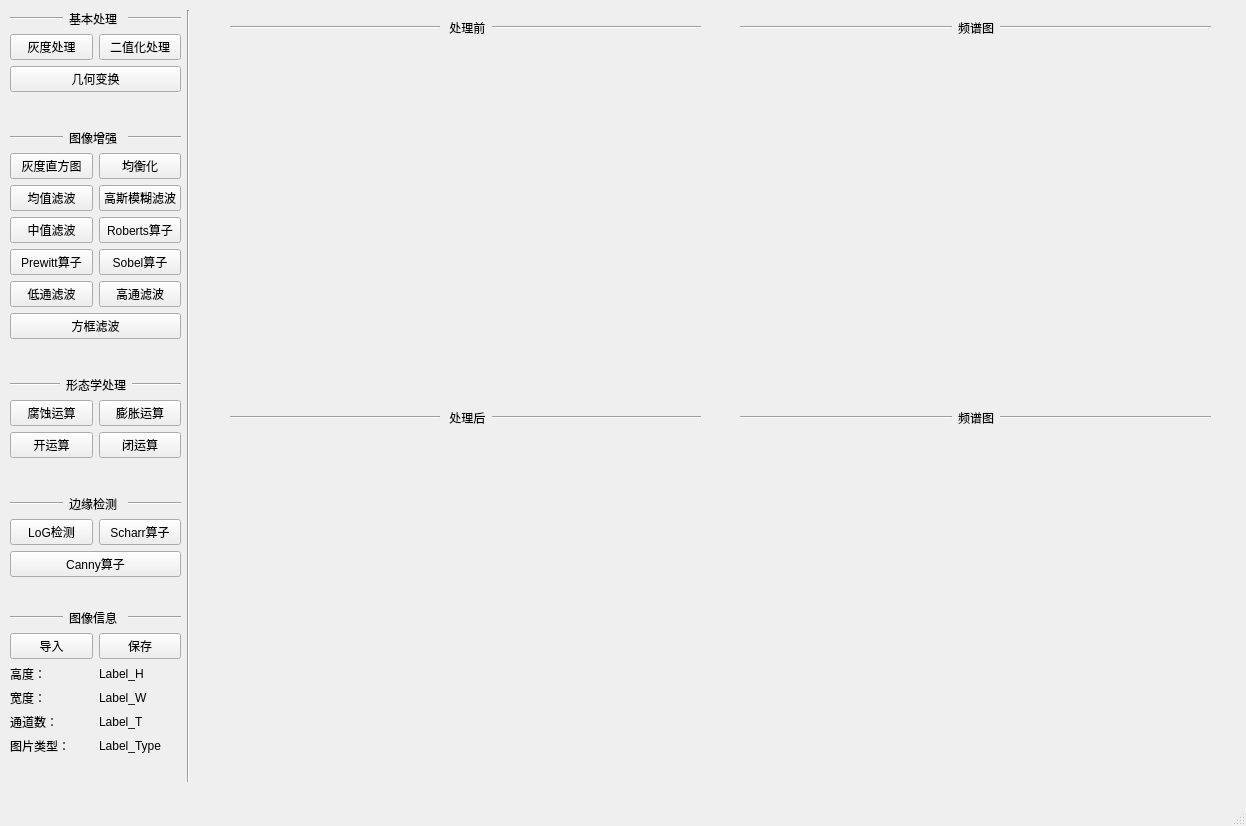
<?xml version="1.0" encoding="UTF-8"?>
<ui version="4.0">
 <class>MainWindow</class>
 <widget class="QMainWindow" name="MainWindow">
  <property name="geometry">
   <rect>
    <x>0</x>
    <y>0</y>
    <width>1246</width>
    <height>826</height>
   </rect>
  </property>
  <property name="windowTitle">
   <string>MainWindow</string>
  </property>
  <property name="windowIcon">
   <iconset>
    <normaloff>pic/icon.jpg</normaloff>pic/icon.jpg</iconset>
  </property>
  <widget class="QWidget" name="centralwidget">
   <widget class="QSplitter" name="splitter">
    <property name="geometry">
     <rect>
      <x>10</x>
      <y>10</y>
      <width>180</width>
      <height>772</height>
     </rect>
    </property>
    <property name="orientation">
     <enum>Qt::Horizontal</enum>
    </property>
    <widget class="QWidget" name="layoutWidget">
     <layout class="QHBoxLayout" name="horizontalLayout_14">
      <item>
       <layout class="QVBoxLayout" name="verticalLayout_3">
        <item>
         <layout class="QHBoxLayout" name="horizontalLayout_5">
          <item>
           <layout class="QVBoxLayout" name="verticalLayout">
            <item>
             <layout class="QHBoxLayout" name="horizontalLayout">
              <item>
               <widget class="Line" name="line">
                <property name="orientation">
                 <enum>Qt::Horizontal</enum>
                </property>
               </widget>
              </item>
              <item>
               <widget class="QLabel" name="label">
                <property name="text">
                 <string>基本处理</string>
                </property>
               </widget>
              </item>
              <item>
               <widget class="Line" name="line_2">
                <property name="orientation">
                 <enum>Qt::Horizontal</enum>
                </property>
               </widget>
              </item>
             </layout>
            </item>
            <item>
             <layout class="QGridLayout" name="gridLayout_3">
              <item row="0" column="1">
               <widget class="QPushButton" name="BinarizationBtn">
                <property name="text">
                 <string>二值化处理</string>
                </property>
               </widget>
              </item>
              <item row="1" column="0" colspan="2">
               <widget class="QPushButton" name="geometryBtn">
                <property name="text">
                 <string>几何变换</string>
                </property>
               </widget>
              </item>
              <item row="0" column="0">
               <widget class="QPushButton" name="GrayscaleBtn">
                <property name="text">
                 <string>灰度处理</string>
                </property>
               </widget>
              </item>
             </layout>
            </item>
            <item>
             <spacer name="verticalSpacer_2">
              <property name="orientation">
               <enum>Qt::Vertical</enum>
              </property>
              <property name="sizeHint" stdset="0">
               <size>
                <width>20</width>
                <height>40</height>
               </size>
              </property>
             </spacer>
            </item>
            <item>
             <layout class="QHBoxLayout" name="horizontalLayout_2">
              <item>
               <widget class="Line" name="line_3">
                <property name="orientation">
                 <enum>Qt::Horizontal</enum>
                </property>
               </widget>
              </item>
              <item>
               <widget class="QLabel" name="label_2">
                <property name="text">
                 <string>图像增强</string>
                </property>
               </widget>
              </item>
              <item>
               <widget class="Line" name="line_4">
                <property name="orientation">
                 <enum>Qt::Horizontal</enum>
                </property>
               </widget>
              </item>
             </layout>
            </item>
            <item>
             <layout class="QGridLayout" name="gridLayout">
              <item row="3" column="1">
               <widget class="QPushButton" name="SobelBtn">
                <property name="text">
                 <string>Sobel算子</string>
                </property>
               </widget>
              </item>
              <item row="4" column="0">
               <widget class="QPushButton" name="LowpassBtn">
                <property name="text">
                 <string>低通滤波</string>
                </property>
               </widget>
              </item>
              <item row="2" column="1">
               <widget class="QPushButton" name="RobertsBtn">
                <property name="text">
                 <string>Roberts算子</string>
                </property>
               </widget>
              </item>
              <item row="3" column="0">
               <widget class="QPushButton" name="PrewittBtn">
                <property name="text">
                 <string>Prewitt算子</string>
                </property>
               </widget>
              </item>
              <item row="0" column="0">
               <widget class="QPushButton" name="histogramBtn">
                <property name="text">
                 <string>灰度直方图</string>
                </property>
               </widget>
              </item>
              <item row="4" column="1">
               <widget class="QPushButton" name="HighpassBtn">
                <property name="text">
                 <string>高通滤波</string>
                </property>
               </widget>
              </item>
              <item row="2" column="0">
               <widget class="QPushButton" name="medianBtn">
                <property name="text">
                 <string>中值滤波</string>
                </property>
               </widget>
              </item>
              <item row="0" column="1">
               <widget class="QPushButton" name="EqualizeBtn">
                <property name="text">
                 <string>均衡化</string>
                </property>
               </widget>
              </item>
              <item row="1" column="0">
               <widget class="QPushButton" name="MeanBtn">
                <property name="text">
                 <string>均值滤波</string>
                </property>
               </widget>
              </item>
              <item row="1" column="1">
               <widget class="QPushButton" name="vagueBtn">
                <property name="text">
                 <string>高斯模糊滤波</string>
                </property>
               </widget>
              </item>
              <item row="5" column="0" colspan="2">
               <widget class="QPushButton" name="BoxBtn">
                <property name="text">
                 <string>方框滤波</string>
                </property>
               </widget>
              </item>
             </layout>
            </item>
            <item>
             <spacer name="verticalSpacer_3">
              <property name="orientation">
               <enum>Qt::Vertical</enum>
              </property>
              <property name="sizeHint" stdset="0">
               <size>
                <width>20</width>
                <height>40</height>
               </size>
              </property>
             </spacer>
            </item>
            <item>
             <layout class="QHBoxLayout" name="horizontalLayout_3">
              <item>
               <widget class="Line" name="line_5">
                <property name="orientation">
                 <enum>Qt::Horizontal</enum>
                </property>
               </widget>
              </item>
              <item>
               <widget class="QLabel" name="label_3">
                <property name="text">
                 <string>形态学处理</string>
                </property>
               </widget>
              </item>
              <item>
               <widget class="Line" name="line_6">
                <property name="orientation">
                 <enum>Qt::Horizontal</enum>
                </property>
               </widget>
              </item>
             </layout>
            </item>
            <item>
             <layout class="QGridLayout" name="gridLayout_2">
              <item row="0" column="0">
               <widget class="QPushButton" name="corrosionBtn">
                <property name="text">
                 <string>腐蚀运算</string>
                </property>
               </widget>
              </item>
              <item row="1" column="1">
               <widget class="QPushButton" name="CloseBtn">
                <property name="text">
                 <string>闭运算</string>
                </property>
               </widget>
              </item>
              <item row="1" column="0">
               <widget class="QPushButton" name="OpenBtn">
                <property name="text">
                 <string>开运算</string>
                </property>
               </widget>
              </item>
              <item row="0" column="1">
               <widget class="QPushButton" name="expansionBtn">
                <property name="text">
                 <string>膨胀运算</string>
                </property>
               </widget>
              </item>
             </layout>
            </item>
            <item>
             <spacer name="verticalSpacer_4">
              <property name="orientation">
               <enum>Qt::Vertical</enum>
              </property>
              <property name="sizeHint" stdset="0">
               <size>
                <width>20</width>
                <height>40</height>
               </size>
              </property>
             </spacer>
            </item>
            <item>
             <layout class="QHBoxLayout" name="horizontalLayout_4">
              <item>
               <widget class="Line" name="line_7">
                <property name="orientation">
                 <enum>Qt::Horizontal</enum>
                </property>
               </widget>
              </item>
              <item>
               <widget class="QLabel" name="label_4">
                <property name="text">
                 <string>边缘检测</string>
                </property>
               </widget>
              </item>
              <item>
               <widget class="Line" name="line_8">
                <property name="orientation">
                 <enum>Qt::Horizontal</enum>
                </property>
               </widget>
              </item>
             </layout>
            </item>
            <item>
             <layout class="QGridLayout" name="gridLayout_4">
              <item row="1" column="0" colspan="2">
               <widget class="QPushButton" name="CannyBtn">
                <property name="text">
                 <string>Canny算子</string>
                </property>
               </widget>
              </item>
              <item row="0" column="1">
               <widget class="QPushButton" name="ScharrBtn">
                <property name="text">
                 <string>Scharr算子</string>
                </property>
               </widget>
              </item>
              <item row="0" column="0">
               <widget class="QPushButton" name="LOGBtn">
                <property name="text">
                 <string>LoG检测</string>
                </property>
               </widget>
              </item>
             </layout>
            </item>
           </layout>
          </item>
         </layout>
        </item>
        <item>
         <layout class="QVBoxLayout" name="verticalLayout_2">
          <item>
           <spacer name="verticalSpacer_5">
            <property name="orientation">
             <enum>Qt::Vertical</enum>
            </property>
            <property name="sizeHint" stdset="0">
             <size>
              <width>20</width>
              <height>40</height>
             </size>
            </property>
           </spacer>
          </item>
          <item>
           <layout class="QHBoxLayout" name="horizontalLayout_8">
            <item>
             <widget class="Line" name="line_14">
              <property name="orientation">
               <enum>Qt::Horizontal</enum>
              </property>
             </widget>
            </item>
            <item>
             <widget class="QLabel" name="label_9">
              <property name="text">
               <string>图像信息</string>
              </property>
             </widget>
            </item>
            <item>
             <widget class="Line" name="line_15">
              <property name="orientation">
               <enum>Qt::Horizontal</enum>
              </property>
             </widget>
            </item>
           </layout>
          </item>
          <item>
           <layout class="QHBoxLayout" name="horizontalLayout_9">
            <item>
             <widget class="QPushButton" name="ImportBtn">
              <property name="text">
               <string>导入</string>
              </property>
             </widget>
            </item>
            <item>
             <widget class="QPushButton" name="SaveBtn">
              <property name="text">
               <string>保存</string>
              </property>
             </widget>
            </item>
           </layout>
          </item>
          <item>
           <layout class="QHBoxLayout" name="horizontalLayout_10">
            <item>
             <widget class="QLabel" name="label_10">
              <property name="text">
               <string>高度：</string>
              </property>
             </widget>
            </item>
            <item>
             <widget class="QLabel" name="Label_H">
              <property name="text">
               <string>Label_H</string>
              </property>
             </widget>
            </item>
           </layout>
          </item>
          <item>
           <layout class="QHBoxLayout" name="horizontalLayout_11">
            <item>
             <widget class="QLabel" name="label_12">
              <property name="text">
               <string>宽度：</string>
              </property>
             </widget>
            </item>
            <item>
             <widget class="QLabel" name="Label_W">
              <property name="text">
               <string>Label_W</string>
              </property>
             </widget>
            </item>
           </layout>
          </item>
          <item>
           <layout class="QHBoxLayout" name="horizontalLayout_12">
            <item>
             <widget class="QLabel" name="label_14">
              <property name="text">
               <string>通道数：</string>
              </property>
             </widget>
            </item>
            <item>
             <widget class="QLabel" name="Label_T">
              <property name="text">
               <string>Label_T</string>
              </property>
             </widget>
            </item>
           </layout>
          </item>
          <item>
           <layout class="QHBoxLayout" name="horizontalLayout_13">
            <item>
             <widget class="QLabel" name="label_16">
              <property name="text">
               <string>图片类型：</string>
              </property>
             </widget>
            </item>
            <item>
             <widget class="QLabel" name="Label_Type">
              <property name="text">
               <string>Label_Type</string>
              </property>
             </widget>
            </item>
           </layout>
          </item>
          <item>
           <spacer name="verticalSpacer">
            <property name="orientation">
             <enum>Qt::Vertical</enum>
            </property>
            <property name="sizeHint" stdset="0">
             <size>
              <width>20</width>
              <height>40</height>
             </size>
            </property>
           </spacer>
          </item>
         </layout>
        </item>
       </layout>
      </item>
      <item>
       <widget class="Line" name="line_9">
        <property name="orientation">
         <enum>Qt::Vertical</enum>
        </property>
       </widget>
      </item>
     </layout>
    </widget>
   </widget>
   <widget class="QWidget" name="layoutWidget">
    <property name="geometry">
     <rect>
      <x>230</x>
      <y>20</y>
      <width>471</width>
      <height>16</height>
     </rect>
    </property>
    <layout class="QHBoxLayout" name="horizontalLayout_6">
     <item>
      <widget class="Line" name="line_11">
       <property name="sizePolicy">
        <sizepolicy hsizetype="Expanding" vsizetype="Fixed">
         <horstretch>0</horstretch>
         <verstretch>0</verstretch>
        </sizepolicy>
       </property>
       <property name="orientation">
        <enum>Qt::Horizontal</enum>
       </property>
      </widget>
     </item>
     <item>
      <widget class="QLabel" name="label_6">
       <property name="sizePolicy">
        <sizepolicy hsizetype="Preferred" vsizetype="Preferred">
         <horstretch>0</horstretch>
         <verstretch>0</verstretch>
        </sizepolicy>
       </property>
       <property name="text">
        <string> 处理前</string>
       </property>
      </widget>
     </item>
     <item>
      <widget class="Line" name="line_10">
       <property name="sizePolicy">
        <sizepolicy hsizetype="Expanding" vsizetype="Fixed">
         <horstretch>0</horstretch>
         <verstretch>0</verstretch>
        </sizepolicy>
       </property>
       <property name="orientation">
        <enum>Qt::Horizontal</enum>
       </property>
      </widget>
     </item>
    </layout>
   </widget>
   <widget class="QLabel" name="PicBefore">
    <property name="geometry">
     <rect>
      <x>230</x>
      <y>50</y>
      <width>471</width>
      <height>331</height>
     </rect>
    </property>
    <property name="sizePolicy">
     <sizepolicy hsizetype="Preferred" vsizetype="Preferred">
      <horstretch>0</horstretch>
      <verstretch>0</verstretch>
     </sizepolicy>
    </property>
    <property name="text">
     <string/>
    </property>
   </widget>
   <widget class="QLabel" name="PicAfter">
    <property name="geometry">
     <rect>
      <x>230</x>
      <y>450</y>
      <width>471</width>
      <height>331</height>
     </rect>
    </property>
    <property name="sizePolicy">
     <sizepolicy hsizetype="Preferred" vsizetype="Preferred">
      <horstretch>0</horstretch>
      <verstretch>0</verstretch>
     </sizepolicy>
    </property>
    <property name="text">
     <string/>
    </property>
   </widget>
   <widget class="QWidget" name="layoutWidget">
    <property name="geometry">
     <rect>
      <x>230</x>
      <y>410</y>
      <width>471</width>
      <height>16</height>
     </rect>
    </property>
    <layout class="QHBoxLayout" name="horizontalLayout_7">
     <item>
      <widget class="Line" name="line_12">
       <property name="sizePolicy">
        <sizepolicy hsizetype="Expanding" vsizetype="Fixed">
         <horstretch>0</horstretch>
         <verstretch>0</verstretch>
        </sizepolicy>
       </property>
       <property name="orientation">
        <enum>Qt::Horizontal</enum>
       </property>
      </widget>
     </item>
     <item>
      <widget class="QLabel" name="label_7">
       <property name="sizePolicy">
        <sizepolicy hsizetype="Preferred" vsizetype="Preferred">
         <horstretch>0</horstretch>
         <verstretch>0</verstretch>
        </sizepolicy>
       </property>
       <property name="text">
        <string> 处理后</string>
       </property>
      </widget>
     </item>
     <item>
      <widget class="Line" name="line_13">
       <property name="sizePolicy">
        <sizepolicy hsizetype="Expanding" vsizetype="Fixed">
         <horstretch>0</horstretch>
         <verstretch>0</verstretch>
        </sizepolicy>
       </property>
       <property name="orientation">
        <enum>Qt::Horizontal</enum>
       </property>
      </widget>
     </item>
    </layout>
   </widget>
   <widget class="QWidget" name="layoutWidget_2">
    <property name="geometry">
     <rect>
      <x>740</x>
      <y>20</y>
      <width>471</width>
      <height>16</height>
     </rect>
    </property>
    <layout class="QHBoxLayout" name="horizontalLayout_15">
     <item>
      <widget class="Line" name="line_16">
       <property name="sizePolicy">
        <sizepolicy hsizetype="Expanding" vsizetype="Fixed">
         <horstretch>0</horstretch>
         <verstretch>0</verstretch>
        </sizepolicy>
       </property>
       <property name="orientation">
        <enum>Qt::Horizontal</enum>
       </property>
      </widget>
     </item>
     <item>
      <widget class="QLabel" name="label_8">
       <property name="sizePolicy">
        <sizepolicy hsizetype="Preferred" vsizetype="Preferred">
         <horstretch>0</horstretch>
         <verstretch>0</verstretch>
        </sizepolicy>
       </property>
       <property name="text">
        <string>频谱图</string>
       </property>
      </widget>
     </item>
     <item>
      <widget class="Line" name="line_17">
       <property name="sizePolicy">
        <sizepolicy hsizetype="Expanding" vsizetype="Fixed">
         <horstretch>0</horstretch>
         <verstretch>0</verstretch>
        </sizepolicy>
       </property>
       <property name="orientation">
        <enum>Qt::Horizontal</enum>
       </property>
      </widget>
     </item>
    </layout>
   </widget>
   <widget class="QLabel" name="FFTBefore">
    <property name="geometry">
     <rect>
      <x>740</x>
      <y>50</y>
      <width>471</width>
      <height>331</height>
     </rect>
    </property>
    <property name="sizePolicy">
     <sizepolicy hsizetype="Preferred" vsizetype="Preferred">
      <horstretch>0</horstretch>
      <verstretch>0</verstretch>
     </sizepolicy>
    </property>
    <property name="text">
     <string/>
    </property>
   </widget>
   <widget class="QWidget" name="layoutWidget_3">
    <property name="geometry">
     <rect>
      <x>740</x>
      <y>410</y>
      <width>471</width>
      <height>16</height>
     </rect>
    </property>
    <layout class="QHBoxLayout" name="horizontalLayout_16">
     <item>
      <widget class="Line" name="line_18">
       <property name="sizePolicy">
        <sizepolicy hsizetype="Expanding" vsizetype="Fixed">
         <horstretch>0</horstretch>
         <verstretch>0</verstretch>
        </sizepolicy>
       </property>
       <property name="orientation">
        <enum>Qt::Horizontal</enum>
       </property>
      </widget>
     </item>
     <item>
      <widget class="QLabel" name="label_11">
       <property name="sizePolicy">
        <sizepolicy hsizetype="Preferred" vsizetype="Preferred">
         <horstretch>0</horstretch>
         <verstretch>0</verstretch>
        </sizepolicy>
       </property>
       <property name="text">
        <string>频谱图</string>
       </property>
      </widget>
     </item>
     <item>
      <widget class="Line" name="line_19">
       <property name="sizePolicy">
        <sizepolicy hsizetype="Expanding" vsizetype="Fixed">
         <horstretch>0</horstretch>
         <verstretch>0</verstretch>
        </sizepolicy>
       </property>
       <property name="orientation">
        <enum>Qt::Horizontal</enum>
       </property>
      </widget>
     </item>
    </layout>
   </widget>
   <widget class="QLabel" name="FFTAfter">
    <property name="geometry">
     <rect>
      <x>740</x>
      <y>450</y>
      <width>471</width>
      <height>331</height>
     </rect>
    </property>
    <property name="sizePolicy">
     <sizepolicy hsizetype="Preferred" vsizetype="Preferred">
      <horstretch>0</horstretch>
      <verstretch>0</verstretch>
     </sizepolicy>
    </property>
    <property name="text">
     <string/>
    </property>
   </widget>
  </widget>
  <widget class="QStatusBar" name="statusbar"/>
 </widget>
 <resources/>
 <connections/>
</ui>
